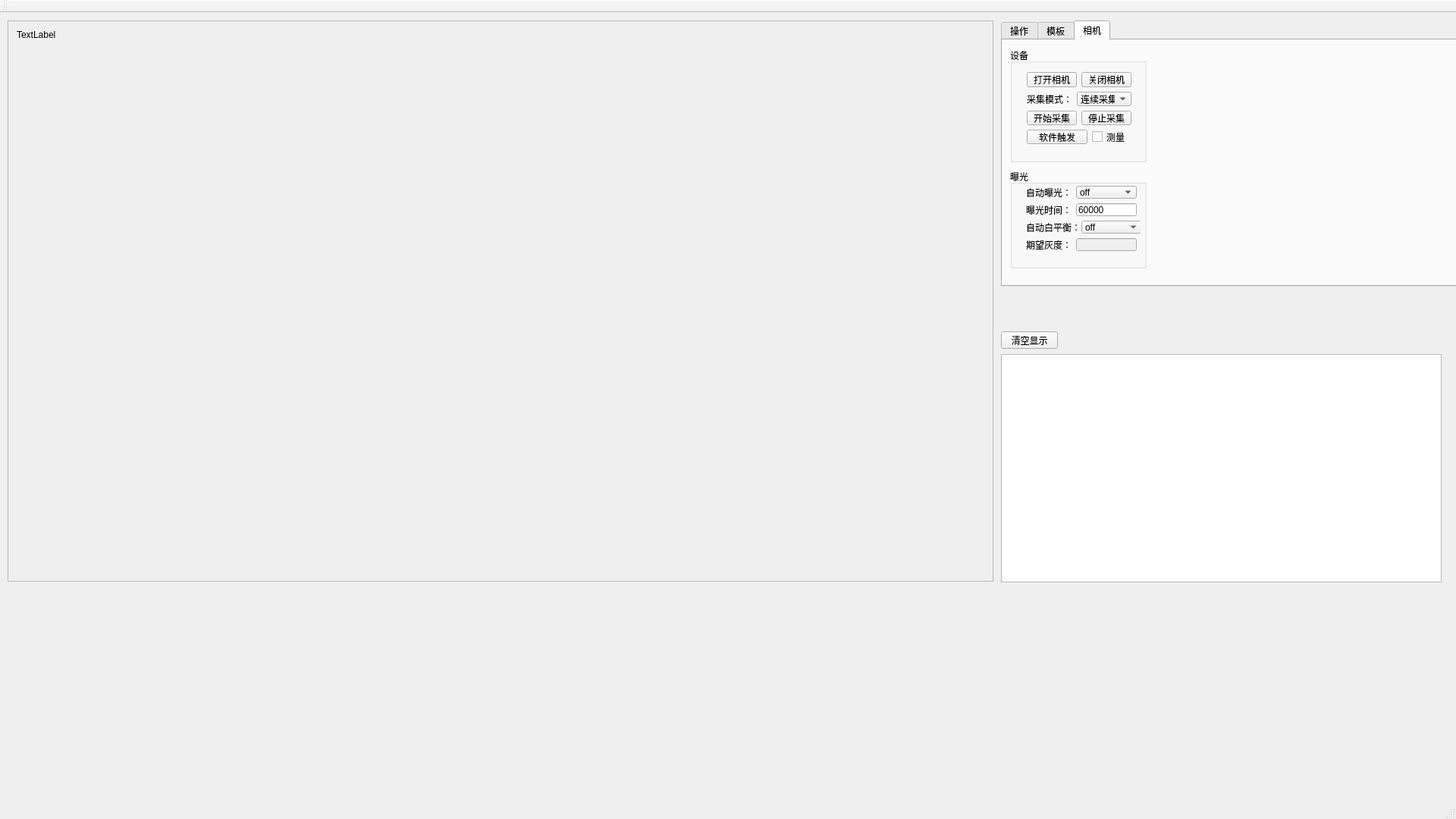
<?xml version="1.0" encoding="UTF-8"?>
<ui version="4.0">
 <class>MainWindow</class>
 <widget class="QMainWindow" name="MainWindow">
  <property name="geometry">
   <rect>
    <x>0</x>
    <y>0</y>
    <width>1920</width>
    <height>1080</height>
   </rect>
  </property>
  <property name="windowTitle">
   <string>MainWindow</string>
  </property>
  <widget class="QWidget" name="centralWidget">
   <widget class="QScrollArea" name="scrollArea">
    <property name="geometry">
     <rect>
      <x>10</x>
      <y>10</y>
      <width>1300</width>
      <height>740</height>
     </rect>
    </property>
    <property name="widgetResizable">
     <bool>true</bool>
    </property>
    <widget class="QWidget" name="scrollAreaWidgetContents">
     <property name="geometry">
      <rect>
       <x>0</x>
       <y>0</y>
       <width>1298</width>
       <height>738</height>
      </rect>
     </property>
     <layout class="QGridLayout" name="gridLayout">
      <item row="0" column="0">
       <widget class="QLabel" name="label_imgShow">
        <property name="text">
         <string>TextLabel</string>
        </property>
        <property name="alignment">
         <set>Qt::AlignLeading|Qt::AlignLeft|Qt::AlignTop</set>
        </property>
       </widget>
      </item>
     </layout>
    </widget>
   </widget>
   <widget class="QTextEdit" name="textEdit">
    <property name="geometry">
     <rect>
      <x>1320</x>
      <y>450</y>
      <width>581</width>
      <height>301</height>
     </rect>
    </property>
   </widget>
   <widget class="QPushButton" name="pushButton_clear">
    <property name="geometry">
     <rect>
      <x>1320</x>
      <y>420</y>
      <width>75</width>
      <height>23</height>
     </rect>
    </property>
    <property name="text">
     <string>清空显示</string>
    </property>
   </widget>
   <widget class="QTabWidget" name="tabWidget">
    <property name="geometry">
     <rect>
      <x>1320</x>
      <y>10</y>
      <width>780</width>
      <height>351</height>
     </rect>
    </property>
    <property name="currentIndex">
     <number>2</number>
    </property>
    <widget class="QWidget" name="tab">
     <attribute name="title">
      <string>操作</string>
     </attribute>
     <widget class="QWidget" name="layoutWidget">
      <property name="geometry">
       <rect>
        <x>10</x>
        <y>70</y>
        <width>244</width>
        <height>25</height>
       </rect>
      </property>
      <layout class="QHBoxLayout" name="horizontalLayout_4">
       <item>
        <layout class="QHBoxLayout" name="horizontalLayout_3">
         <item>
          <widget class="QLabel" name="label_3">
           <property name="text">
            <string>固定二值化阈值：</string>
           </property>
          </widget>
         </item>
         <item>
          <widget class="QLineEdit" name="lineEdit_thresh">
           <property name="maximumSize">
            <size>
             <width>40</width>
             <height>16777215</height>
            </size>
           </property>
           <property name="text">
            <string>100</string>
           </property>
          </widget>
         </item>
        </layout>
       </item>
       <item>
        <widget class="QPushButton" name="pushButton_thresh">
         <property name="text">
          <string>固定阈值二值化</string>
         </property>
        </widget>
       </item>
      </layout>
     </widget>
     <widget class="QWidget" name="layoutWidget">
      <property name="geometry">
       <rect>
        <x>10</x>
        <y>40</y>
        <width>314</width>
        <height>25</height>
       </rect>
      </property>
      <layout class="QHBoxLayout" name="horizontalLayout_10">
       <item>
        <layout class="QHBoxLayout" name="horizontalLayout">
         <item>
          <widget class="QLabel" name="label">
           <property name="text">
            <string>窗口大小：</string>
           </property>
           <property name="buddy">
            <cstring>lineEdit_windowSize</cstring>
           </property>
          </widget>
         </item>
         <item>
          <widget class="QLineEdit" name="lineEdit_windowSize">
           <property name="maximumSize">
            <size>
             <width>40</width>
             <height>16777215</height>
            </size>
           </property>
           <property name="text">
            <string>3</string>
           </property>
          </widget>
         </item>
         <item>
          <widget class="QLabel" name="label_2">
           <property name="text">
            <string>(1~32)</string>
           </property>
          </widget>
         </item>
        </layout>
       </item>
       <item>
        <widget class="QPushButton" name="pushButton_erode">
         <property name="text">
          <string>腐蚀</string>
         </property>
        </widget>
       </item>
       <item>
        <widget class="QPushButton" name="pushButton_dilate">
         <property name="text">
          <string>膨胀</string>
         </property>
        </widget>
       </item>
      </layout>
     </widget>
     <widget class="QWidget" name="layoutWidget">
      <property name="geometry">
       <rect>
        <x>10</x>
        <y>10</y>
        <width>433</width>
        <height>29</height>
       </rect>
      </property>
      <layout class="QHBoxLayout" name="horizontalLayout_9">
       <item>
        <layout class="QHBoxLayout" name="horizontalLayout_5">
         <item>
          <layout class="QHBoxLayout" name="horizontalLayout_2">
           <item>
            <widget class="QPushButton" name="pushButton_openFile">
             <property name="text">
              <string>打开图片</string>
             </property>
            </widget>
           </item>
           <item>
            <widget class="QCheckBox" name="checkBox_isGrayScale">
             <property name="text">
              <string>灰度方式打开</string>
             </property>
             <property name="checked">
              <bool>false</bool>
             </property>
            </widget>
           </item>
          </layout>
         </item>
         <item>
          <widget class="QPushButton" name="pushButton_toSrc">
           <property name="text">
            <string>原图</string>
           </property>
          </widget>
         </item>
        </layout>
       </item>
       <item>
        <layout class="QHBoxLayout" name="horizontalLayout_8">
         <item>
          <widget class="QLabel" name="label_4">
           <property name="maximumSize">
            <size>
             <width>90</width>
             <height>16777215</height>
            </size>
           </property>
           <property name="text">
            <string>图像平均灰度值：</string>
           </property>
          </widget>
         </item>
         <item>
          <widget class="QLineEdit" name="lineEdit_avg">
           <property name="maximumSize">
            <size>
             <width>60</width>
             <height>16777215</height>
            </size>
           </property>
           <property name="readOnly">
            <bool>true</bool>
           </property>
          </widget>
         </item>
        </layout>
       </item>
      </layout>
     </widget>
     <widget class="QPushButton" name="pushButton_mask">
      <property name="geometry">
       <rect>
        <x>10</x>
        <y>160</y>
        <width>75</width>
        <height>23</height>
       </rect>
      </property>
      <property name="text">
       <string>模板处理</string>
      </property>
     </widget>
     <widget class="QWidget" name="layoutWidget">
      <property name="geometry">
       <rect>
        <x>10</x>
        <y>100</y>
        <width>222</width>
        <height>25</height>
       </rect>
      </property>
      <layout class="QHBoxLayout" name="horizontalLayout_6">
       <item>
        <widget class="QComboBox" name="comboBox_adaptive">
         <item>
          <property name="text">
           <string>平均值自适应方法</string>
          </property>
         </item>
         <item>
          <property name="text">
           <string>高斯窗口自适应方法</string>
          </property>
         </item>
        </widget>
       </item>
       <item>
        <widget class="QPushButton" name="pushButton_adaptive">
         <property name="text">
          <string>自适应阈值化</string>
         </property>
        </widget>
       </item>
      </layout>
     </widget>
     <widget class="QPushButton" name="pushButton_userFilter">
      <property name="geometry">
       <rect>
        <x>90</x>
        <y>160</y>
        <width>75</width>
        <height>23</height>
       </rect>
      </property>
      <property name="text">
       <string>自定义滤波</string>
      </property>
     </widget>
     <widget class="QWidget" name="layoutWidget">
      <property name="geometry">
       <rect>
        <x>10</x>
        <y>130</y>
        <width>139</width>
        <height>25</height>
       </rect>
      </property>
      <layout class="QHBoxLayout" name="horizontalLayout_7">
       <item>
        <widget class="QComboBox" name="comboBox_filter">
         <item>
          <property name="text">
           <string>R分量</string>
          </property>
         </item>
         <item>
          <property name="text">
           <string>G分量</string>
          </property>
         </item>
         <item>
          <property name="text">
           <string>B分量</string>
          </property>
         </item>
         <item>
          <property name="text">
           <string>W分量</string>
          </property>
         </item>
        </widget>
       </item>
       <item>
        <widget class="QPushButton" name="pushButton_filter">
         <property name="text">
          <string>颜色滤波</string>
         </property>
        </widget>
       </item>
      </layout>
     </widget>
    </widget>
    <widget class="QWidget" name="tab_2">
     <attribute name="title">
      <string>模板</string>
     </attribute>
     <widget class="QPushButton" name="pushButton_createMask1">
      <property name="geometry">
       <rect>
        <x>10</x>
        <y>130</y>
        <width>75</width>
        <height>23</height>
       </rect>
      </property>
      <property name="text">
       <string>生成模板1</string>
      </property>
     </widget>
     <widget class="QWidget" name="layoutWidget">
      <property name="geometry">
       <rect>
        <x>10</x>
        <y>10</y>
        <width>192</width>
        <height>52</height>
       </rect>
      </property>
      <layout class="QVBoxLayout" name="verticalLayout">
       <item>
        <layout class="QHBoxLayout" name="horizontalLayout_11">
         <item>
          <widget class="QLabel" name="label_5">
           <property name="text">
            <string>起点坐标：</string>
           </property>
           <property name="buddy">
            <cstring>lineEdit_startX</cstring>
           </property>
          </widget>
         </item>
         <item>
          <widget class="QLabel" name="label_8">
           <property name="text">
            <string>X-</string>
           </property>
          </widget>
         </item>
         <item>
          <widget class="QLineEdit" name="lineEdit_startX">
           <property name="sizePolicy">
            <sizepolicy hsizetype="Fixed" vsizetype="Fixed">
             <horstretch>0</horstretch>
             <verstretch>0</verstretch>
            </sizepolicy>
           </property>
           <property name="minimumSize">
            <size>
             <width>40</width>
             <height>0</height>
            </size>
           </property>
           <property name="maximumSize">
            <size>
             <width>40</width>
             <height>16777215</height>
            </size>
           </property>
           <property name="text">
            <string>708</string>
           </property>
          </widget>
         </item>
         <item>
          <widget class="QLabel" name="label_7">
           <property name="text">
            <string>Y-</string>
           </property>
          </widget>
         </item>
         <item>
          <widget class="QLineEdit" name="lineEdit_startY">
           <property name="sizePolicy">
            <sizepolicy hsizetype="Fixed" vsizetype="Fixed">
             <horstretch>0</horstretch>
             <verstretch>0</verstretch>
            </sizepolicy>
           </property>
           <property name="minimumSize">
            <size>
             <width>40</width>
             <height>0</height>
            </size>
           </property>
           <property name="maximumSize">
            <size>
             <width>40</width>
             <height>16777215</height>
            </size>
           </property>
           <property name="text">
            <string>964</string>
           </property>
          </widget>
         </item>
        </layout>
       </item>
       <item>
        <layout class="QHBoxLayout" name="horizontalLayout_12">
         <item>
          <widget class="QLabel" name="label_6">
           <property name="text">
            <string>终点坐标：</string>
           </property>
           <property name="buddy">
            <cstring>lineEdit_endX</cstring>
           </property>
          </widget>
         </item>
         <item>
          <widget class="QLabel" name="label_9">
           <property name="text">
            <string>X-</string>
           </property>
          </widget>
         </item>
         <item>
          <widget class="QLineEdit" name="lineEdit_endX">
           <property name="sizePolicy">
            <sizepolicy hsizetype="Fixed" vsizetype="Fixed">
             <horstretch>0</horstretch>
             <verstretch>0</verstretch>
            </sizepolicy>
           </property>
           <property name="minimumSize">
            <size>
             <width>40</width>
             <height>0</height>
            </size>
           </property>
           <property name="maximumSize">
            <size>
             <width>40</width>
             <height>16777215</height>
            </size>
           </property>
           <property name="text">
            <string>820</string>
           </property>
          </widget>
         </item>
         <item>
          <widget class="QLabel" name="label_10">
           <property name="text">
            <string>Y-</string>
           </property>
          </widget>
         </item>
         <item>
          <widget class="QLineEdit" name="lineEdit_endY">
           <property name="sizePolicy">
            <sizepolicy hsizetype="Fixed" vsizetype="Fixed">
             <horstretch>0</horstretch>
             <verstretch>0</verstretch>
            </sizepolicy>
           </property>
           <property name="minimumSize">
            <size>
             <width>40</width>
             <height>0</height>
            </size>
           </property>
           <property name="maximumSize">
            <size>
             <width>40</width>
             <height>16777215</height>
            </size>
           </property>
           <property name="text">
            <string>898</string>
           </property>
          </widget>
         </item>
        </layout>
       </item>
      </layout>
     </widget>
     <widget class="QWidget" name="layoutWidget">
      <property name="geometry">
       <rect>
        <x>10</x>
        <y>70</y>
        <width>320</width>
        <height>54</height>
       </rect>
      </property>
      <layout class="QGridLayout" name="gridLayout_2">
       <item row="0" column="0">
        <widget class="QPushButton" name="pushButton_up">
         <property name="text">
          <string>上移</string>
         </property>
        </widget>
       </item>
       <item row="0" column="1">
        <widget class="QPushButton" name="pushButton_left">
         <property name="text">
          <string>左移</string>
         </property>
        </widget>
       </item>
       <item row="0" column="2">
        <widget class="QPushButton" name="pushButton_increase">
         <property name="text">
          <string>增大</string>
         </property>
        </widget>
       </item>
       <item row="0" column="3">
        <widget class="QPushButton" name="pushButton_increaseAngle">
         <property name="text">
          <string> 角度增加</string>
         </property>
        </widget>
       </item>
       <item row="1" column="0">
        <widget class="QPushButton" name="pushButton_down">
         <property name="text">
          <string>下移</string>
         </property>
        </widget>
       </item>
       <item row="1" column="1">
        <widget class="QPushButton" name="pushButton_right">
         <property name="text">
          <string>右移</string>
         </property>
        </widget>
       </item>
       <item row="1" column="2">
        <widget class="QPushButton" name="pushButton_cut">
         <property name="text">
          <string>缩小</string>
         </property>
        </widget>
       </item>
       <item row="1" column="3">
        <widget class="QPushButton" name="pushButton_reduceAngle">
         <property name="text">
          <string>角度减小</string>
         </property>
        </widget>
       </item>
      </layout>
     </widget>
     <widget class="QWidget" name="layoutWidget">
      <property name="geometry">
       <rect>
        <x>210</x>
        <y>10</y>
        <width>86</width>
        <height>53</height>
       </rect>
      </property>
      <layout class="QVBoxLayout" name="verticalLayout_2">
       <item>
        <layout class="QHBoxLayout" name="horizontalLayout_25">
         <item>
          <widget class="QLabel" name="label_21">
           <property name="text">
            <string>步长：</string>
           </property>
           <property name="buddy">
            <cstring>lineEdit_step</cstring>
           </property>
          </widget>
         </item>
         <item>
          <widget class="QLineEdit" name="lineEdit_step">
           <property name="maximumSize">
            <size>
             <width>40</width>
             <height>16777215</height>
            </size>
           </property>
           <property name="text">
            <string>2</string>
           </property>
          </widget>
         </item>
        </layout>
       </item>
       <item>
        <widget class="QPushButton" name="pushButton_drawMask">
         <property name="text">
          <string>绘制模板</string>
         </property>
        </widget>
       </item>
      </layout>
     </widget>
     <widget class="QWidget" name="layoutWidget">
      <property name="geometry">
       <rect>
        <x>310</x>
        <y>10</y>
        <width>115</width>
        <height>52</height>
       </rect>
      </property>
      <layout class="QVBoxLayout" name="verticalLayout_3">
       <item>
        <layout class="QHBoxLayout" name="horizontalLayout_13">
         <item>
          <widget class="QLabel" name="label_11">
           <property name="text">
            <string>比列因子1：</string>
           </property>
          </widget>
         </item>
         <item>
          <widget class="QLineEdit" name="lineEdit_scale1">
           <property name="maximumSize">
            <size>
             <width>40</width>
             <height>16777215</height>
            </size>
           </property>
           <property name="text">
            <string>0.3</string>
           </property>
          </widget>
         </item>
        </layout>
       </item>
       <item>
        <layout class="QHBoxLayout" name="horizontalLayout_14">
         <item>
          <widget class="QLabel" name="label_12">
           <property name="text">
            <string>间隙1：</string>
           </property>
          </widget>
         </item>
         <item>
          <widget class="QLineEdit" name="lineEdit_gap1">
           <property name="maximumSize">
            <size>
             <width>40</width>
             <height>16777215</height>
            </size>
           </property>
           <property name="text">
            <string>200</string>
           </property>
          </widget>
         </item>
        </layout>
       </item>
      </layout>
     </widget>
     <widget class="QWidget" name="layoutWidget">
      <property name="geometry">
       <rect>
        <x>440</x>
        <y>10</y>
        <width>116</width>
        <height>52</height>
       </rect>
      </property>
      <layout class="QVBoxLayout" name="verticalLayout_6">
       <item>
        <layout class="QHBoxLayout" name="horizontalLayout_22">
         <item>
          <widget class="QLabel" name="label_16">
           <property name="text">
            <string>比例因子2：</string>
           </property>
          </widget>
         </item>
         <item>
          <widget class="QLineEdit" name="lineEdit_scale2">
           <property name="maximumSize">
            <size>
             <width>40</width>
             <height>16777215</height>
            </size>
           </property>
           <property name="text">
            <string>0.6</string>
           </property>
          </widget>
         </item>
        </layout>
       </item>
       <item>
        <layout class="QHBoxLayout" name="horizontalLayout_23">
         <item>
          <widget class="QLabel" name="label_17">
           <property name="text">
            <string>间隙2：</string>
           </property>
          </widget>
         </item>
         <item>
          <widget class="QLineEdit" name="lineEdit_gap2">
           <property name="maximumSize">
            <size>
             <width>40</width>
             <height>16777215</height>
            </size>
           </property>
           <property name="text">
            <string>500</string>
           </property>
          </widget>
         </item>
        </layout>
       </item>
      </layout>
     </widget>
     <widget class="QPushButton" name="pushButton_createMask2">
      <property name="geometry">
       <rect>
        <x>100</x>
        <y>130</y>
        <width>75</width>
        <height>23</height>
       </rect>
      </property>
      <property name="text">
       <string>生成模板2</string>
      </property>
     </widget>
    </widget>
    <widget class="QWidget" name="tab_3">
     <attribute name="title">
      <string>相机</string>
     </attribute>
     <widget class="QGroupBox" name="groupBox">
      <property name="geometry">
       <rect>
        <x>10</x>
        <y>10</y>
        <width>180</width>
        <height>151</height>
       </rect>
      </property>
      <property name="title">
       <string>设备</string>
      </property>
      <widget class="QWidget" name="layoutWidget">
       <property name="geometry">
        <rect>
         <x>11</x>
         <y>21</y>
         <width>160</width>
         <height>117</height>
        </rect>
       </property>
       <layout class="QVBoxLayout" name="verticalLayout_4">
        <item>
         <layout class="QHBoxLayout" name="horizontalLayout_17">
          <item>
           <widget class="QPushButton" name="pushButton_openCamera">
            <property name="text">
             <string>打开相机</string>
            </property>
           </widget>
          </item>
          <item>
           <widget class="QPushButton" name="pushButton_closeCamera">
            <property name="enabled">
             <bool>true</bool>
            </property>
            <property name="text">
             <string>关闭相机</string>
            </property>
           </widget>
          </item>
         </layout>
        </item>
        <item>
         <layout class="QHBoxLayout" name="horizontalLayout_15">
          <item>
           <widget class="QLabel" name="label_14">
            <property name="text">
             <string>采集模式：</string>
            </property>
           </widget>
          </item>
          <item>
           <widget class="QComboBox" name="comboBox_snapMode">
            <item>
             <property name="text">
              <string>连续采集</string>
             </property>
            </item>
            <item>
             <property name="text">
              <string>软件触发</string>
             </property>
            </item>
           </widget>
          </item>
         </layout>
        </item>
        <item>
         <layout class="QHBoxLayout" name="horizontalLayout_16">
          <item>
           <widget class="QPushButton" name="pushButton_startSnap">
            <property name="text">
             <string>开始采集</string>
            </property>
           </widget>
          </item>
          <item>
           <widget class="QPushButton" name="pushButton_stopSnap">
            <property name="text">
             <string>停止采集</string>
            </property>
           </widget>
          </item>
         </layout>
        </item>
        <item>
         <layout class="QHBoxLayout" name="horizontalLayout_18">
          <item>
           <widget class="QPushButton" name="pushButton_trigger">
            <property name="text">
             <string>软件触发</string>
            </property>
           </widget>
          </item>
          <item>
           <widget class="QCheckBox" name="checkBox_calc">
            <property name="text">
             <string>测量</string>
            </property>
           </widget>
          </item>
         </layout>
        </item>
       </layout>
      </widget>
     </widget>
     <widget class="QGroupBox" name="groupBox_2">
      <property name="geometry">
       <rect>
        <x>10</x>
        <y>170</y>
        <width>180</width>
        <height>131</height>
       </rect>
      </property>
      <property name="title">
       <string>曝光</string>
      </property>
      <widget class="QWidget" name="layoutWidget">
       <property name="geometry">
        <rect>
         <x>10</x>
         <y>11</y>
         <width>162</width>
         <height>108</height>
        </rect>
       </property>
       <layout class="QVBoxLayout" name="verticalLayout_5">
        <item>
         <layout class="QHBoxLayout" name="horizontalLayout_19">
          <item>
           <widget class="QLabel" name="label_32">
            <property name="text">
             <string>自动曝光：</string>
            </property>
           </widget>
          </item>
          <item>
           <widget class="QComboBox" name="comboBox_autoExposure">
            <property name="minimumSize">
             <size>
              <width>80</width>
              <height>0</height>
             </size>
            </property>
            <property name="maximumSize">
             <size>
              <width>80</width>
              <height>16777215</height>
             </size>
            </property>
            <item>
             <property name="text">
              <string>off</string>
             </property>
            </item>
            <item>
             <property name="text">
              <string>continuous</string>
             </property>
            </item>
           </widget>
          </item>
         </layout>
        </item>
        <item>
         <layout class="QHBoxLayout" name="horizontalLayout_20">
          <item>
           <widget class="QLabel" name="label_13">
            <property name="text">
             <string>曝光时间：</string>
            </property>
           </widget>
          </item>
          <item>
           <widget class="QLineEdit" name="lineEdit_exposure">
            <property name="minimumSize">
             <size>
              <width>80</width>
              <height>0</height>
             </size>
            </property>
            <property name="maximumSize">
             <size>
              <width>80</width>
              <height>16777215</height>
             </size>
            </property>
            <property name="text">
             <string>60000</string>
            </property>
           </widget>
          </item>
         </layout>
        </item>
        <item>
         <layout class="QHBoxLayout" name="horizontalLayout_21">
          <item>
           <widget class="QLabel" name="label_15">
            <property name="text">
             <string>自动白平衡：</string>
            </property>
           </widget>
          </item>
          <item>
           <widget class="QComboBox" name="comboBox_autoWb">
            <property name="minimumSize">
             <size>
              <width>80</width>
              <height>0</height>
             </size>
            </property>
            <property name="maximumSize">
             <size>
              <width>80</width>
              <height>16777215</height>
             </size>
            </property>
            <item>
             <property name="text">
              <string>off</string>
             </property>
            </item>
            <item>
             <property name="text">
              <string>continuous</string>
             </property>
            </item>
           </widget>
          </item>
         </layout>
        </item>
        <item>
         <layout class="QHBoxLayout" name="horizontalLayout_31">
          <item>
           <widget class="QLabel" name="label_33">
            <property name="text">
             <string>期望灰度：</string>
            </property>
           </widget>
          </item>
          <item>
           <widget class="QLineEdit" name="lineEdit_level">
            <property name="enabled">
             <bool>false</bool>
            </property>
            <property name="minimumSize">
             <size>
              <width>80</width>
              <height>0</height>
             </size>
            </property>
            <property name="maximumSize">
             <size>
              <width>80</width>
              <height>16777215</height>
             </size>
            </property>
           </widget>
          </item>
         </layout>
        </item>
       </layout>
      </widget>
     </widget>
    </widget>
   </widget>
  </widget>
  <widget class="QMenuBar" name="menuBar">
   <property name="geometry">
    <rect>
     <x>0</x>
     <y>0</y>
     <width>1920</width>
     <height>23</height>
    </rect>
   </property>
  </widget>
  <widget class="QToolBar" name="mainToolBar">
   <attribute name="toolBarArea">
    <enum>TopToolBarArea</enum>
   </attribute>
   <attribute name="toolBarBreak">
    <bool>false</bool>
   </attribute>
  </widget>
  <widget class="QStatusBar" name="statusBar"/>
 </widget>
 <layoutdefault spacing="6" margin="11"/>
 <resources/>
 <connections/>
</ui>
